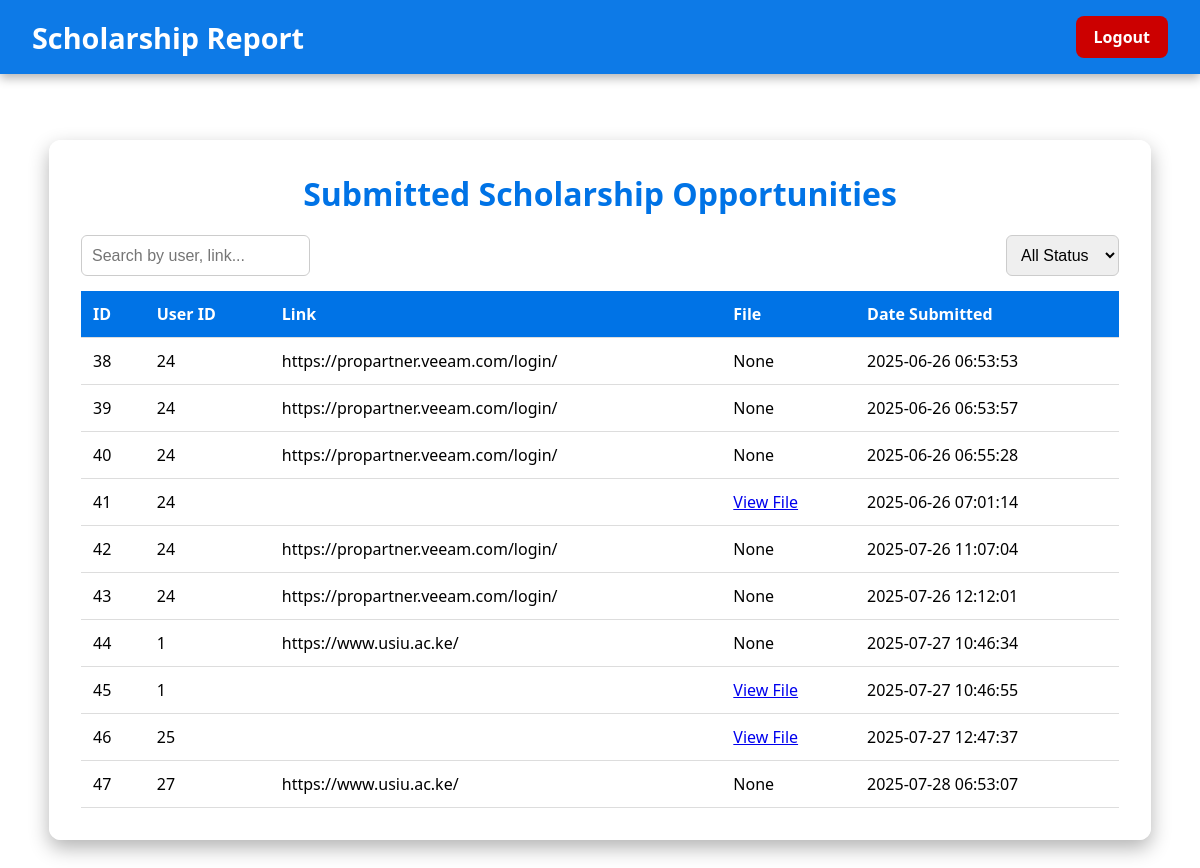
The page /report_scholarships.php (signed in) on the database its author committed.
### tables this page shows
CREATE TABLE `scholarshipopportunities` (
  `opportunityID` int(11) NOT NULL,
  `userID` int(11) NOT NULL,
  `title` varchar(100) NOT NULL,
  `description` text NOT NULL,
  `eligibility` text NOT NULL,
  `deadline` date NOT NULL,
  `created_at` timestamp NOT NULL DEFAULT current_timestamp(),
  `link` varchar(255) DEFAULT NULL,
  `document_path` varchar(255) DEFAULT NULL,
  `status` enum('pending','reviewed') DEFAULT 'pending'
);

### report_scholarships.php (the view, shortened to what this page needs)
<?php
require 'db_connect.php';
?>
<!DOCTYPE html>
<html lang="en">
<head>
</head>
<body>
    <div class="top-nav">
        <h1>Scholarship Report</h1>
        <a href="logout.php" class="logout-btn">Logout</a>
    </div>
    <div class="container">
        <div class="report-box">
            <h2>Submitted Scholarship Opportunities</h2>
            <div class="search-filter">
                <input type="text" id="searchInput" placeholder="Search by user, link..." onkeyup="filterTable()">
                <select id="statusFilter" onchange="filterTable()">
                    <option value="">All Status</option>
                </select>
            </div>
            <?php
            $result = $conn->query("SELECT opportunityID, userID, title, link, document_path, deadline, created_at FROM scholarshipopportunities");
            if ($result && $result->num_rows > 0) {
                echo "<table id='scholarshipTable'>";
                echo "<tr>
                        <th>ID</th>
                        <th>User ID</th>
                        <th>Link</th>
                        <th>File</th>
                        <th>Date Submitted</th>
                      </tr>";
                while ($row = $result->fetch_assoc()) {
                    echo "<tr>
                            <td>".htmlspecialchars($row['opportunityID'])."</td>
                            <td>".htmlspecialchars($row['userID'])."</td>
                            <td>".htmlspecialchars($row['link'])."</td>
                            <td>".($row['document_path'] ? "<a href='uploads/scholarships/".$row['document_path']."' target='_blank'>View File</a>" : "None")."</td>
                            <td>".htmlspecialchars($row['created_at'])."</td>
                          </tr>";
                }
                echo "</table>";
            } else {
                echo "<p class='no-data'>No scholarships found.</p>";
            }
            ?>
        </div>
    </div>
</body>
</html>

### report_scholarships.php (style rules this page uses)
* { margin: 0; padding: 0; box-sizing: border-box; }
body { font-family: 'Segoe UI', sans-serif; height: 100vh; background: url('images/scholarship-bg.jpg') no-repeat center center fixed; background-size: cover; display: flex; flex-direction: column; }
.top-nav { position: fixed; top: 0; left: 0; width: 100%; background: rgba(0, 115, 230, 0.95); padding: 1rem 2rem; display: flex; justify-content: space-between; align-items: center; color: white; z-index: 1000; box-shadow: 0 4px 10px rgba(0, 0, 0, 0.3); }
.top-nav h1 { font-size: 1.8rem; }
.top-nav a.logout-btn { background: #cc0000; color: white; padding: 10px 18px; border-radius: 8px; text-decoration: none; font-weight: bold; transition: background 0.3s ease, transform 0.2s ease; }
.container { flex: 1; padding: 140px 20px 40px; display: flex; justify-content: center; }
.report-box { background: rgba(255, 255, 255, 0.95); width: 95%; max-width: 1800px; padding: 2rem; border-radius: 12px; box-shadow: 0 8px 20px rgba(0, 0, 0, 0.3); animation: fadeIn 0.8s ease; }
.report-box h2 { text-align: center; font-size: 2rem; color: #0073e6; margin-bottom: 20px; }
.search-filter { display: flex; flex-wrap: wrap; justify-content: space-between; margin-bottom: 15px; gap: 10px; }
.search-filter input, .search-filter select { padding: 10px; font-size: 1rem; border: 1px solid #ccc; border-radius: 6px; }
table { width: 100%; border-collapse: collapse; font-size: 1rem; }
th, td { padding: 12px; text-align: left; border-bottom: 1px solid #ddd; }
th { background: #0073e6; color: white; }

### rows shown on the page
scholarshipopportunities: opportunityID "38", userID "24", link "https://propartner.veeam.com/login/", document_path "None", created_at "2025-06-26 06:53:53"
scholarshipopportunities: opportunityID "39", userID "24", link "https://propartner.veeam.com/login/", document_path "None", created_at "2025-06-26 06:53:57"
scholarshipopportunities: opportunityID "40", userID "24", link "https://propartner.veeam.com/login/", document_path "None", created_at "2025-06-26 06:55:28"
scholarshipopportunities: opportunityID "41", userID "24", created_at "2025-06-26 07:01:14"
scholarshipopportunities: opportunityID "42", userID "24", link "https://propartner.veeam.com/login/", document_path "None", created_at "2025-07-26 11:07:04"
scholarshipopportunities: opportunityID "43", userID "24", link "https://propartner.veeam.com/login/", document_path "None", created_at "2025-07-26 12:12:01"
scholarshipopportunities: opportunityID "44", userID "1", link "https://www.usiu.ac.ke/", document_path "None", created_at "2025-07-27 10:46:34"
scholarshipopportunities: opportunityID "45", userID "1", created_at "2025-07-27 10:46:55"
scholarshipopportunities: opportunityID "46", userID "25", created_at "2025-07-27 12:47:37"
scholarshipopportunities: opportunityID "47", userID "27", link "https://www.usiu.ac.ke/", document_path "None", created_at "2025-07-28 06:53:07"
